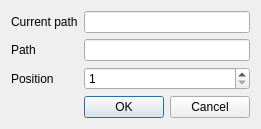
<?xml version="1.0" encoding="UTF-8"?>
<ui version="4.0">
 <class>AccountGroupDialog</class>
 <widget class="QDialog" name="AccountGroupDialog">
  <property name="geometry">
   <rect>
    <x>0</x>
    <y>0</y>
    <width>272</width>
    <height>151</height>
   </rect>
  </property>
  <property name="sizePolicy">
   <sizepolicy hsizetype="Preferred" vsizetype="Preferred">
    <horstretch>0</horstretch>
    <verstretch>0</verstretch>
   </sizepolicy>
  </property>
  <property name="windowTitle">
   <string>Dialog</string>
  </property>
  <property name="locale">
   <locale language="English" country="UnitedKingdom"/>
  </property>
  <layout class="QFormLayout" name="formLayout">
   <property name="sizeConstraint">
    <enum>QLayout::SetFixedSize</enum>
   </property>
   <item row="2" column="0">
    <widget class="QLabel" name="pathLabel">
     <property name="text">
      <string>Path</string>
     </property>
    </widget>
   </item>
   <item row="2" column="1">
    <widget class="QLineEdit" name="pathLineEdit"/>
   </item>
   <item row="3" column="0">
    <widget class="QLabel" name="positionLabel">
     <property name="text">
      <string>Position</string>
     </property>
    </widget>
   </item>
   <item row="4" column="1">
    <widget class="QDialogButtonBox" name="buttonBox">
     <property name="orientation">
      <enum>Qt::Horizontal</enum>
     </property>
     <property name="standardButtons">
      <set>QDialogButtonBox::Cancel|QDialogButtonBox::Ok</set>
     </property>
    </widget>
   </item>
   <item row="3" column="1">
    <widget class="QSpinBox" name="positionSpinBox">
     <property name="alignment">
      <set>Qt::AlignLeading|Qt::AlignLeft|Qt::AlignVCenter</set>
     </property>
     <property name="minimum">
      <number>1</number>
     </property>
    </widget>
   </item>
   <item row="1" column="0">
    <widget class="QLabel" name="currentPathLabel">
     <property name="text">
      <string>Current path</string>
     </property>
    </widget>
   </item>
   <item row="1" column="1">
    <widget class="QLineEdit" name="currentPathLineEdit"/>
   </item>
  </layout>
 </widget>
 <resources/>
 <connections>
  <connection>
   <sender>buttonBox</sender>
   <signal>accepted()</signal>
   <receiver>AccountGroupDialog</receiver>
   <slot>accept()</slot>
   <hints>
    <hint type="sourcelabel">
     <x>248</x>
     <y>254</y>
    </hint>
    <hint type="destinationlabel">
     <x>157</x>
     <y>274</y>
    </hint>
   </hints>
  </connection>
  <connection>
   <sender>buttonBox</sender>
   <signal>rejected()</signal>
   <receiver>AccountGroupDialog</receiver>
   <slot>reject()</slot>
   <hints>
    <hint type="sourcelabel">
     <x>316</x>
     <y>260</y>
    </hint>
    <hint type="destinationlabel">
     <x>286</x>
     <y>274</y>
    </hint>
   </hints>
  </connection>
 </connections>
</ui>
